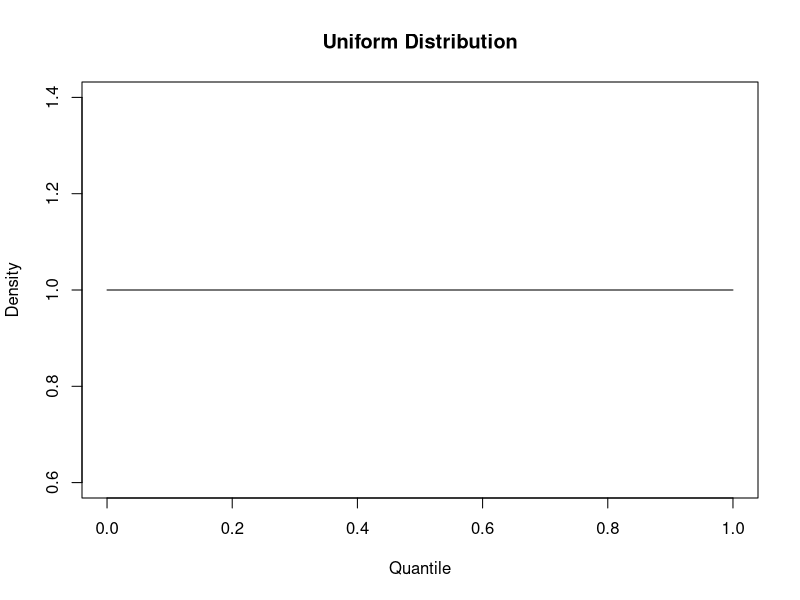
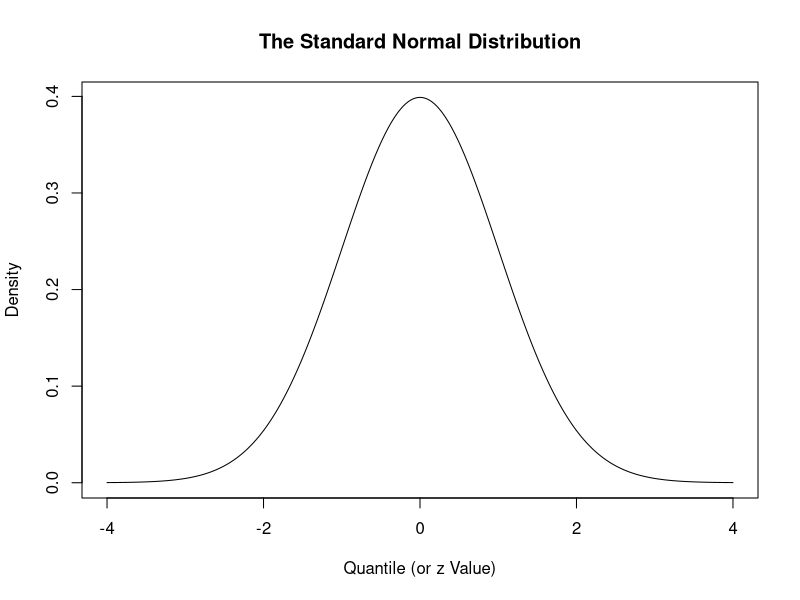
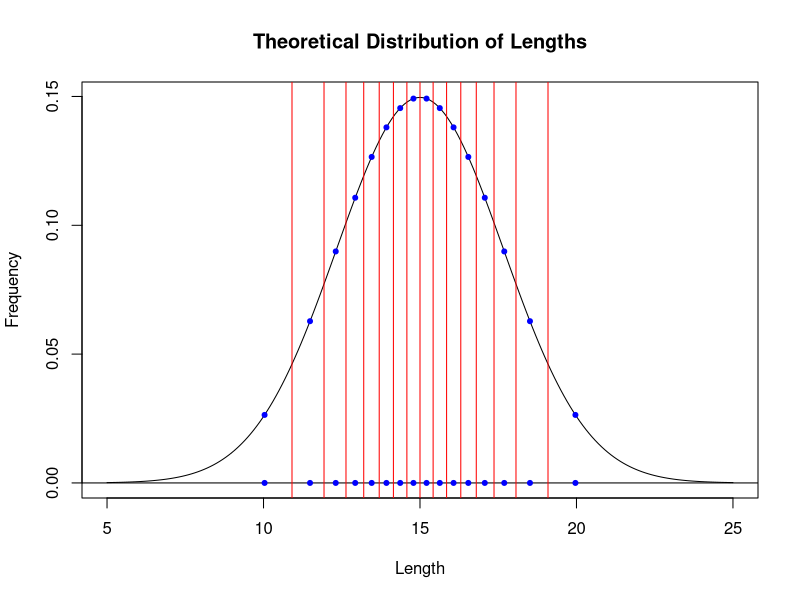
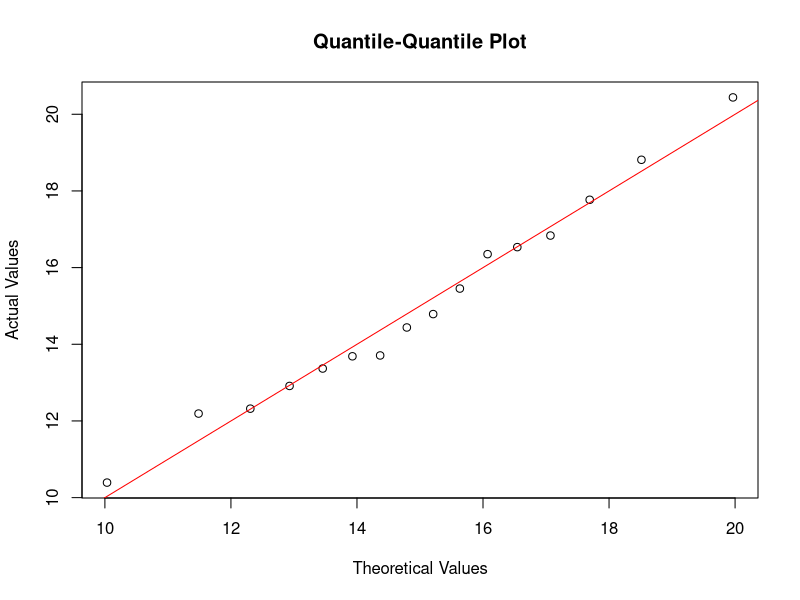
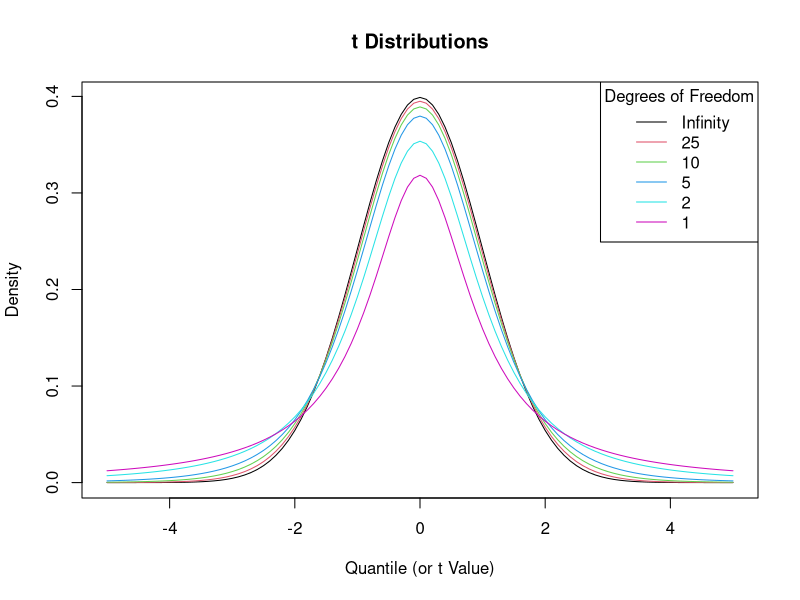
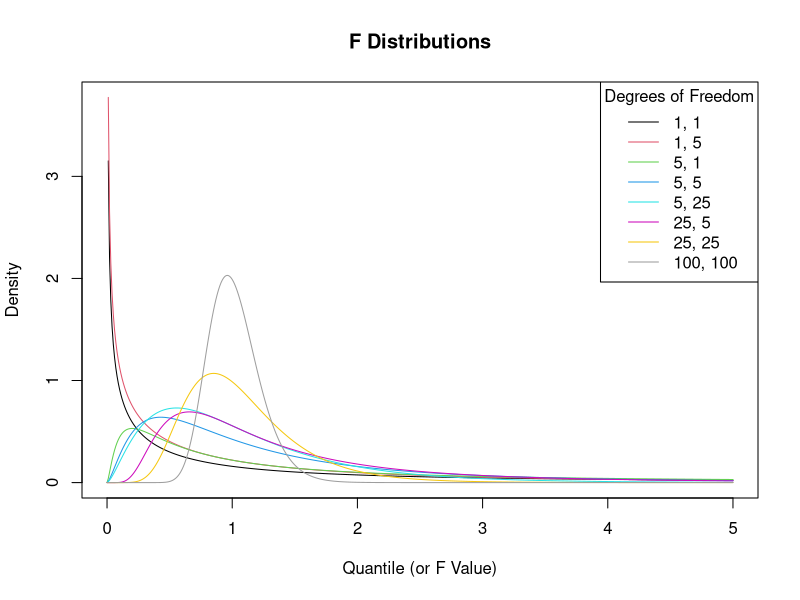
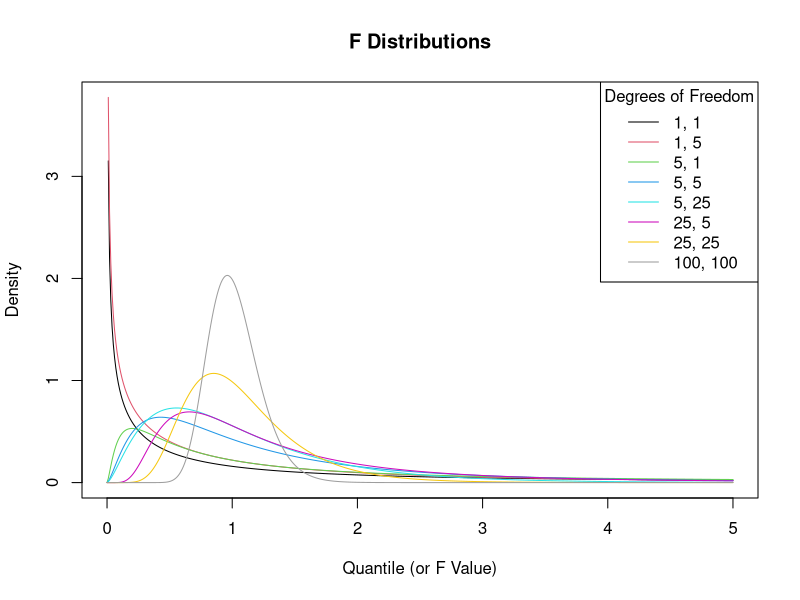
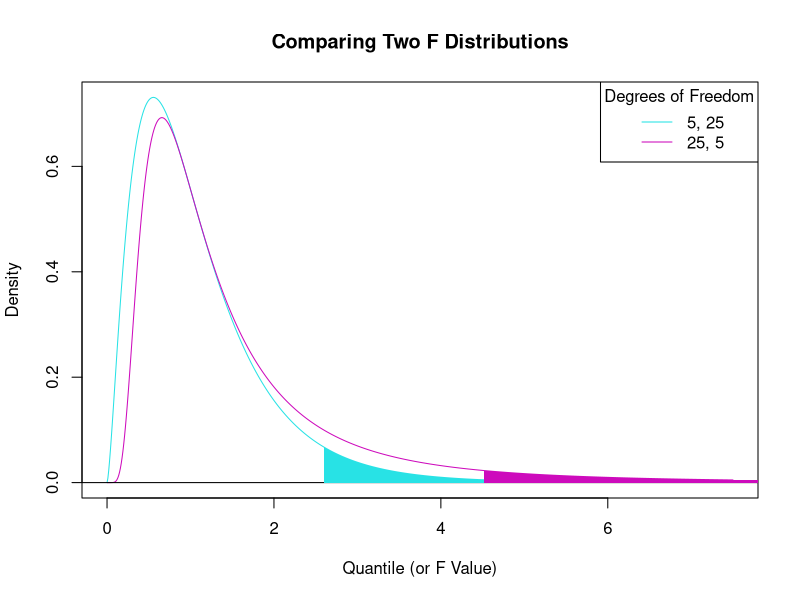

Here is the R script that generated these plots, in order:

# Distributions
# 3-2-2020

# All of these distributions have a total area under
# the curve of one. This is useful because
# probabilities are between 0 and 1. If our data
# follow one of these distributions, we can
# calculate the probability of an observation being
# within a certain range of values based on the
# area under the curve between two x-coordinates.

# The uniform distribution

# Observations from every quantile are equally likely
# under a uniform distribution.

x <- seq(0, 1, 0.01)
Uniform <- dunif(x)
plot(x, Uniform, type = "l", main = "Uniform Distribution",
     xlab = "Quantile", ylab = "Density")

# This distribution isn't too exciting. We'll go over
# density, probability, and quantile functions with the
# normal distribution. Keep in mind that these three
# concepts are applicable to the uniform distribution
# and every other distribution too.

# The normal, or Gaussian, distribution

x <- seq(-4, 4, 0.01)
y <- dnorm(x)
plot(x, y, xlab = "Quantile (or z Value)",
     ylab = "Density",
     main = "The Standard Normal Distribution",
     type = "l")

# The standard normal distribution, or the Z distribution,
# has a mean of 0 and a standard deviation of 1. There are
# many other normal distributions, though, each having
# different means and standard deviations. In other words,
# normal distributions don't have to be centered at zero
# and have a standard deviation of 1. The standard
# normal distribution is a special case of the normal
# distribution for which this is true.

# Normal distributions all have the same area under the
# curve - the area under the curve equals one for all of
# them. This makes it easy to determine probabilities,
# because like these areas under the curve, probabilities
# always sum to one.

# Probability, density, and quantile functions

# All three of these assume the standard normal
# distribution unless you specify otherwise.

# The density function

# You specify the quantile (i.e., the x-value), and
# it returns the density (i.e., the y-value).

dnorm(0)
dnorm(-1.96)
dnorm(50, mean = 48, sd = 2)

# The probability function

# You specify the quantile (i.e., the x-value), and
# it returns the probability (i.e., the area under
# the curve).

pnorm(0)
pnorm(-1.96)
pnorm(0, mean = 1, sd = 5)

# What do these probabilities represent?

# They represent the area under the curve to the left
# of the quantile you specify (in other words, they
# represent the 'lower tail'. If you want to return
# the upper tail, you can do so using another argument.

pnorm(1.96, lower.tail = F)

# This will return the area under the curve to the
# right of the specified quantile.

# The quantile function

# You specify the probability (i.e., the area under the
# curve), and it will return the quantile (i.e., the
# x-value).

qnorm(0.5)
qnorm(0.025)
qnorm(0.025, lower.tail = F)
qnorm(0.01)
qnorm(0.99)

# There is also a random-number-generating function
# that will generate numbers randomly from the normal
# distribution.

rnorm(10)
rnorm(10, 25, 2)

# Converting normally-distributed samples into z scores

# To convert normally-distributed samples into z scores,
# or quantiles from the standard normal distribution,
# we first subtract the mean and then divide by the
# standard deviation.

(Lengths <- rnorm(16, 15, 2.2))
((Lengths - mean(Lengths)) / sd(Lengths))

# This process re-scales your measurements so that the
# mean is zero and the standard deviation is one.

# What is a quantile-quantile plot?

# Let's say you have several measurements that you
# suspect are normally-distributed. We can use the
# 'Lengths' vector we just created.

Lengths

# These measurements have a mean and a standard
# deviation.

(Lengths_Mean <- mean(Lengths))
(Lengths_Standard_Deviation <- sd(Lengths))

# Based on this information, you could construct a
# normal curve that has this mean and this standard
# deviation.

x <- seq(Lengths_Mean - 10, Lengths_Mean + 10, by = 0.1)
y <- dnorm(x, mean = Lengths_Mean, sd = Lengths_Standard_Deviation)
plot(x, y, type = "l", main = "Theoretical Distribution of Lengths",
     xlab = "Length", ylab = "Frequency")
abline(h = 0)

# We have 16 length measurements from this sample.
# Therefore, let's split this curve up into 16
# parts, each part having an equal area under the
# curve.

Area <- 1 / length(Lengths)
for (i in seq_len(length(Lengths) - 1)) {
  abline(v = qnorm(Area * i, mean = Lengths_Mean,
                   sd = Lengths_Standard_Deviation),
         col = "red")
}

# Each of these sections contains it's own median.
# These medians are:

Medians <- NULL
for(i in seq_len(length(Lengths))) {
  Medians[i] <- qnorm(((Area / 2) * ((i * 2) - 1)),
                      mean = Lengths_Mean,
                      sd = Lengths_Standard_Deviation)
}
Medians

# Or, if we look at these on the plot:

points(Medians, dnorm(Medians, mean = Lengths_Mean,
                      sd = Lengths_Standard_Deviation),
       pch = 20, col = "blue")
points(Medians, rep(0, length(Lengths)), pch = 20,
       col = "blue")

# If our measurements truly followed a normal
# distribution that had a mean of

Lengths_Mean

# and a standard deviation of

Lengths_Standard_Deviation

# then our measurements would be exactly these
# medians.

# So, let's plot these medians against our
# measured lengths (after we order them from
# least to greatest).

plot(Medians, sort(Lengths),
     main = "Quantile-Quantile Plot",
     xlab = "Theoretical Values",
     ylab = "Actual Values")
abline(coef = c(0, 1), col = "red")

# This is a quantile-quantile plot. The trendline
# for this plot should be very close to a line
# having a slope of 1 and a y-intercept of 0; if
# it is, then we would say that our measurements
# follow a normal distribution.

# The t distribution

# The t distribution is like the normal distribution,
# but it is based on finite sample sizes (and thus
# degrees of freedom), and thus it is more variable
# than the normal distribution, particularly when
# sample sizes are small.

# A t distribution with infinity degrees of freedom
# is a normal distribution.

x <- seq(-5, 5, 0.1)
Normal <- dnorm(x)
t_Inf <- dt(x, Inf)
all(Normal == t_Inf)
t_25 <- dt(x, 25)
t_10 <- dt(x, 10)
t_5 <- dt(x, 5)
t_2 <- dt(x, 2)
t_1 <- dt(x, 1)
matplot(x, cbind(t_Inf, t_25, t_10, t_5, t_2, t_1),
        type = "l", lty = 1, col = 1:6,
        xlab = "Quantile (or t Value)",
        ylab = "Density", main = "t Distributions")
legend("topright", title = "Degrees of Freedom",
       legend = c("Infinity", "25", "10", "5", "2", "1"),
       col = 1:6, lty = 1)

# The same functions for density, probability, quantile,
# and randomly-generated numbers are available for t
# distributions. In addition to the arguments you had
# to specify for these functions for normal distributions,
# you also have to specify the degrees of freedom.

dt(0, 2)
pt(2, 10)
qt(0.05, 19)

# Celebration of Knowledge # 1:

# Calculate the quantile of an observation that delineates
# the upper 2.5 % of a t distribution with 24 degrees of
# freedom.

qt(0.025, 24, lower.tail = F)
qt(0.975, 24)

# Central Limit Theorem

# No matter what distribution your observations follow,
# if you repeatedly sample a population and calculate
# the means for each of these samples, these means
# will follow a normal distribution.

# This is arguably the most important theorem in all
# of statistics.

# Standard errors are similar to, but different than,
# standard deviations

# The standard error equals the standard deviation
# divided by the square root of the number of
# observations.

# Let's write a function to calculate standard errors
# for us. (R doesn't have a built-in function that
# does this.)

SE_fxn <- function (x) {
  sd(x) / sqrt(length(x))
}

# Here's an example:

# We can use the 'Lengths' vector we created before
# again.

Lengths

# This sample has a standard deviation and a mean.
# (We've already calculated these.)

sd(Lengths)
mean(Lengths)

# The sample's standard error is:

SE_fxn(Lengths)

# Conceptually, the standard error is an estimate
# of how far the sample mean is likely to be from
# the population mean. The more observations you
# take, the more likely the mean you calculate
# will be close to the true population mean.

# Celebration of Knowledge # 2

# When you put error bars on a plot, should you
# use the standard error or the standard
# deviation? Why?

# Answer: you should use twice the standard error.
# This is because if you're trying to show
# differences between groups, it's the means that
# you're trying to prove are different. You don't
# care about individual observations. Furthermore,
# since you probably want to show 95 % confidence
# limits for the mean, you'd multiple the standard
# error by 2. Why? It's because 2 is very close to
# the z score that delineates p = 0.025 in each tail.

qnorm(0.025, lower.tail = F)

# The F distribution

# The F statistic is a ratio of variances.

# Variances are always positive because they are
# calculated as the sums of squared residuals divided
# by the number of observations. Therefore, the
# F distribution cannot be negative since F values are
# ratios of two positive numbers.

x <- seq(0, 5, 0.01)
F_1_1 <- df(x, 1, 1)
F_1_5 <- df(x, 1, 5)
F_5_1 <- df(x, 5, 1)
F_5_5 <- df(x, 5, 5)
F_5_25 <- df(x, 5, 25)
F_25_5 <- df(x, 25, 5)
F_25_25 <- df(x, 25, 25)
F_100_100 <- df(x, 100, 100)
matplot(x, cbind(F_1_1, F_1_5, F_5_1, F_5_5, F_5_25,
                 F_25_5, F_25_25, F_100_100),
        type = "l", lty = 1, col = 1:8,
        xlab = "Quantile (or F Value)", ylab = "Density",
        main = "F Distributions")
legend("topright", title = "Degrees of Freedom",
       legend = c("1, 1", "1, 5", "5, 1", "5, 5",
                  "5, 25", "25, 5", "25, 25", "100, 100"),
       col = 1:8, lty = 1)

# There are two degrees of freedom associated with
# each F distribution. The first is for the numerator
# and the second is for the denominator.

# When we perform an analysis of variance, we look at
# the ratio of between-group variance to within-
# group variance. Thus, the first degrees of freedom
# corresponds with the between-group variance, and
# the second corresponds with the within-group
# variance.

# Using an F distribution with 20 and 21 degrees of
# freedom, calculate the quantile where p = 0.025
# for both the upper and the lower tail. Why are
# these numbers different? They were the same (albeit
# with a different sign) for the normal distribution.

qf(0.025, 20, 21)
qf(0.025, 20, 21, lower.tail = F)

# Celebration of Knowledge # 3

# When performing an analysis of variance, you want
# to know if the variance between groups is
# significantly greater than the variance within
# groups.

# The F distribution is not symmetrical like the
# other distributions we've seen so far.

# Why is it important to make sure that you're looking
# at the upper, and not the lower, tail of the
# distribution when you calculate your critical F
# value?

# Answer: because the between-group variance is the
# numerator of the F statistic, and the within-group
# variance is the denominator of the F statistic.
# Because of this, if the between-group variance is
# significantly greater than the within-group variance,
# you'll be dealing with a ratio that's greater than
# one (remember, the between-group variance is the
# numerator), and thus you will be dealing with the
# upper, not the lower, tail.

# Let's look at this graph again:

matplot(x, cbind(F_1_1, F_1_5, F_5_1, F_5_5, F_5_25,
                 F_25_5, F_25_25, F_100_100),
        type = "l", lty = 1, col = 1:8,
        xlab = "Quantile (or F Value)", ylab = "Density",
        main = "F Distributions")
legend("topright", title = "Degrees of Freedom",
       legend = c("1, 1", "1, 5", "5, 1", "5, 5", "5, 25",
                  "25, 5", "25, 25", "100, 100"), col = 1:8,
       lty = 1)

# Let's zoom in on the turquoise and fuschia curves.

x <- seq(0, 7.5, 0.01)
F_5_25 <- df(x, 5, 25)
F_25_5 <- df(x, 25, 5)
matplot(x, cbind(F_5_25, F_25_5), type = "l", lty = 1,
        col = 5:6, xlab = "Quantile (or F Value)",
        ylab = "Density", main = "Comparing Two F Distributions")
legend("topright", title = "Degrees of Freedom",
       legend = c("5, 25", "25, 5"), col = 5:6, lty = 1)
abline(h = 0)

# The turquoise curve represents an F test where there
# were 6 groups and 26 observations in each group
# (hence the 5 and 25 degrees of freedon). Thus, we
# have lots of observations within each group, and our
# standard errors will be smaller. Therefore, group
# means don't have to be far apart to be significantly
# different.

# On the other hand, the fuschia curve represents
# an F test where there were 26 groups and 6
# observations within each group. Thus, we have fewer
# observations in each group, and our standard errors
# will be larger, meaning that group means will have
# to be relatively far apart to be significantly
# different.

# What does this mean in relation to the curves on the
# plot?

# Look at the upper tails. Notice that the fuschia
# curve is above the turquoise curve in the upper tail.
# The turquoise curve approaches zero much more quickly
# than the fuschia curve. Imagine finding the quantile,
# or F value, that delineates p = 0.025 in both of the
# upper tails. This F value would be greater for the
# fuschia curve.

polygon(x = c(qf(0.05, 5, 25, lower.tail = F),
              x[findInterval(qf(0.05, 5, 25, lower.tail = F),
                             x):length(x)], length(x)),
        y = c(0, F_5_25[findInterval(qf(0.05, 5, 25, lower.tail = F),
                                     x):length(F_5_25)], 0), col = 5,
        border = NA)
polygon(x = c(qf(0.05, 25, 5, lower.tail = F),
              x[findInterval(qf(0.05, 25, 5, lower.tail = F),
                             x):length(x)], length(x)),
        y = c(0, F_25_5[findInterval(qf(0.05, 25, 5, lower.tail = F),
                                     x):length(F_25_5)], 0), col = 6,
        border = NA)

# Therefore, when you have more observations in each
# group, it's easier to find significant differences
# between groups: the ratio of between-group variance
# to within-group variance must be

qf(0.05, 25, 5, lower.tail = F)

# 4.52 to confidently state that that there are
# differences between groups when you only have 6
# observations within each group and 26 groups, but the
# ratio of between-group variance to within-group
# variance only needs to be

qf(0.05, 5, 25, lower.tail = F)

# 2.60 to confidently state that that there are
# differences between groups when you have 26
# observations within each group and 6 groups.

# The chi-squared distribution

# Let's start with an example. We want to know
# if a 6-sided die is fair, so we roll it 96
# times. If it were fair, each side would, in
# theory, be rolled up 16 times. In practice,
# though, this doesn't always happen. Let's
# pretend that we rolled this die 96 times
# and got the following results:

Number <- 1:6
Expected <- rep(16, 6)
Observed_1 <- c(13, 10, 22, 18, 19, 14)
(Die_Data_1 <- data.frame(Number = Number,
                          Expected = Expected,
                          Observed = Observed_1))

# Based on the data we got, how sure are we that
# this die is fair? It seemed to preferentially
# result in a 3, a 4, and a 5.

# To answer this question, we will use a chi-
# square test.

# Let's first calculate the square of the
# differences between the observed and the
# expected values, relativized by the
# expected values.

Die_Data_1$Chi_Square <- with(Die_Data_1,
                              ((Observed - Expected) / Expected) ^ 2)

# Our chi-square test statistic is simply the
# sum of these values.

(Chi_Square_Test_Statistic_1 <- sum(Die_Data_1$Chi_Square))

# Let's look at the chi-square distribution for
# this test, which has 5 degrees of freedom.

x <- seq(0, 20, by = 0.1)
y <- dchisq(x, 5)
plot(x, y, type = "l",
     main = "Chi-Square Distribution\nfor 5 Degrees of Freedom",
     xlab = expression(paste("Quantile, or ", chi ^ 2)),
     ylab = "Density")
abline(h = 0)

# Let's plot the chi-square test statistic we got
# on this plot.

abline(v = Chi_Square_Test_Statistic_1, col = 2)

# Clearly, this line is nowhere near the upper
# tail of this distribution, so it is very
# unlikely that this die is not fair.

# Just to be totally clear, let's plot the
# region on this distribution that corresponds
# to a probability of 0.05 in the upper tail.

polygon(x = c(qchisq(0.05, 5, lower.tail = F),
              x[findInterval(qchisq(0.05, 5, lower.tail = F),
                             x):length(x)], length(x)),
        y = c(0, y[findInterval(qchisq(0.05, 5, lower.tail = F),
                                x):length(y)], 0), col = 3,
        border = NA)

# It's pretty obvious that our calculated chi-
# square test statistic does not fall in this
# shaded region, so we can confidently say that
# this die is fair. Our chi-square test statistic
# is very small, which means that our observed
# values were not very different from our
# expected values. In fact, there is a 0.4 %
# chance that this die isn't fair:

pchisq(Chi_Square_Test_Statistic_1, 5)

# To figure this out, I just calculated the area
# under this chi-square distribution to the left
# of our calculated chi-square test statistic.

# What if we ran this test and got very different
# results?

Number <- 1:6
Expected <- rep(16, 6)
Observed_2 <- c(3, 3, 4, 5, 2, 79)
(Die_Data_2 <- data.frame(Number = Number,
                          Expected = Expected,
                          Observed = Observed_2))

# Clearly, this die favors the number 6.

Die_Data_2$Chi_Square <- with(Die_Data_2,
                              ((Observed - Expected) / Expected) ^ 2)
(Chi_Square_Test_Statistic_2 <- sum(Die_Data_2$Chi_Square))

# Let's check out what this looks like graphically.

x <- seq(0, 20, by = 0.1)
y <- dchisq(x, 5)
plot(x, y, type = "l",
     main = "Chi-Square Distribution\nfor 5 Degrees of Freedom",
     xlab = "Quantile", ylab = "Density")
abline(h = 0)
abline(v = Chi_Square_Test_Statistic_2, col = 2)
polygon(x = c(qchisq(0.05, 5, lower.tail = F),
              x[findInterval(qchisq(0.05, 5, lower.tail = F),
                             x):length(x)], length(x)),
        y = c(0, y[findInterval(qchisq(0.05, 5, lower.tail = F),
                                x):length(y)], 0), col = 3,
        border = NA)

# We can confidently say that this die is not
# fair. The chi-square test statistic is large,
# meaning that observed and expected values are
# very different. In fact, there is a 99.8 % 
# percent chance that this die isn't fair:

pchisq(Chi_Square_Test_Statistic_2, 5)

# To figure this out, I just calculated the area
# under this chi-square distribution to the left
# of our calculated chi-square test statistic.

# If you haven't noticed yet, the same types of
# functions are available for this distribution.

dchisq(2, 9)
pchisq(10, 5, lower.tail = F)
qchisq(0.05, 11)
rchisq(20, 14)

# Contingency tables

# If we studied graduate student use of Dimond
# Library, we might have collected data that look
# like these data.

Never <- c(42, 76)
Once_a_Semester <- c(11, 31)
Once_a_Week <- c(22, 9)
Every_Day <- c(24, 3)
Contingency_Table <- data.frame(Never = Never,
                                Once_a_Semester = Once_a_Semester,
                                Once_a_Week = Once_a_Week,
                                Every_Day = Every_Day)
rownames(Contingency_Table) <- c("Masters", "Doctoral")
View(Contingency_Table)

# We can calculate row and column sums to look
# at library usage within groups and across
# groups.

Contingency_Table$Total <- rowSums(Contingency_Table)
Contingency_Table <- rbind(Contingency_Table,
                           colSums(Contingency_Table))
rownames(Contingency_Table)[nrow(Contingency_Table)] <- "Total"
View(Contingency_Table)

# You could imagine a more complicated
# contingency table that could be three-
# dimensional if we also broke the data down
# by which program or college these graduate
# students were in.

# For now, let's run a chi-square test to see
# if anything interesting is going on with this
# data.

# We have our observed values, but the next
# question is: what do we use for expected values?

# There's a neat trick we can do using row and
# column sums, and using the total number of
# participants, to generate expected values.
# Here's the formula:

# Expected value =
# (row sum * column sum) / total number of participants

# For example, the expected value for the first
# cell is:

Contingency_Table[nrow(Contingency_Table),
                  1] * Contingency_Table[1,
                                         ncol(Contingency_Table)] / Contingency_Table[nrow(Contingency_Table),
                                                                                      ncol(Contingency_Table)]

# We can generate all of our 'expected' values
# at once like this (after we first get rid of
# the column of row sums and the row of column
# sums - we need to only use the original
# contingency data that only contained observed
# values):

Contingency_Table <- as.matrix(Contingency_Table[seq_len(nrow(Contingency_Table) - 1),
                                                 seq_len(ncol(Contingency_Table) - 1)])
chisq.test(Contingency_Table)$expected

# This function will perform the chi-square
# test for us, too:

chisq.test(Contingency_Table)

# Why are there 3 degrees of freedom for this
# chi-square test? There are 8 cells, so
# shouldn't there be 7 degrees of freedom?

# We assign degrees of freedom by rows and by
# columns. Since there are 2 rows, there is 1
# degree of freedom for degree (masters or
# doctoral), and there are 3 degrees of freedom
# for library visit frequency. 3 times 1 equals
# 1; hence, this contingency table has 3 degrees
# of freedom.

# Going beyond

# There are many, many, many different distributions.

# Which one makes the most sense, conceptually, for
# your data?

par(mfrow = c(3, 1))

x <- seq(0, 4, 0.01)
Weibull_1 <- dweibull(x, shape = 1)
Weibull_2 <- dweibull(x, shape = 2)
Weibull_3 <- dweibull(x, shape = 3)
matplot(x, cbind(Weibull_1, Weibull_2, Weibull_3),
        main = "Weibull Distributions", type = "l",
        xlab = "Quantile", ylab = "Density")

x <- seq(0, 4, 0.01)
Lognormal <- dlnorm(x)
plot(x, Lognormal, type = "l",
     main = "Lognormal Distribution",
     xlab = "Quantile", ylab = "Density")

x <- seq(0, 4, 0.01)
Logistic <- dlogis(x)
plot(x, Logistic, type = "l",
     main = "Logistic Distribution",
     xlab = "Quantile", ylab = "Density")

par(mfrow = c(1, 1))
